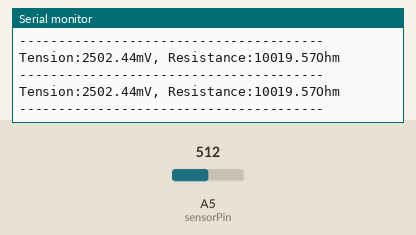
Simulated run of this sketch. Board: Arduino Uno, built with avr-gcc and run on an emulated ATmega328P. On the bench: the last lines printed to the serial monitor. The test bench sets the inputs (shaded band); at power-on: A5 (sensorPin) = 512.

Above: at 1.3 s.
1.4 s: A5 (sensorPin) set to 1023
At 1.89 s:
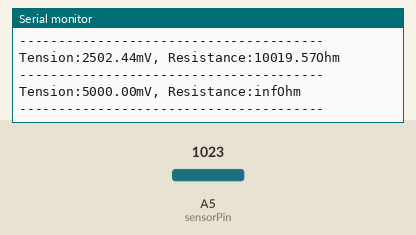
3.5 s: A5 (sensorPin) set to 900
At 3.96 s:
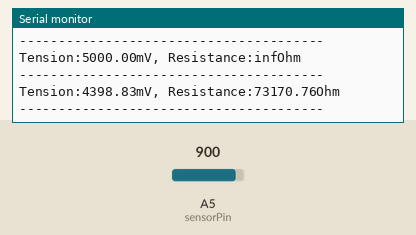

The sketch:

Photoresistortester.ino
```cpp
int sensorPin = A5; // Déclaration de la broche d'entrée

// Sortie série à 9600 bauds
void setup()
{
    Serial.begin(9600);
}

// Le programme mesure la valeur de tension continue aux bornes de la LDR, il calcule la résistance du capteur <br />// et envoie le résultat vers la sortie série.

void loop()
{
        // La valeur de la tension est mesurée
    int rawValue = analogRead(sensorPin);
        float voltage = rawValue * (5.0/1023) * 1000;

        float resitance = 10000 * ( voltage / ( 5000.0 - voltage) );

    // Sortie vers l'interface série
    Serial.print("Tension:");   Serial.print(voltage); Serial.print("mV");
    Serial.print(", Resistance:"); Serial.print(resitance); Serial.println("Ohm");
    Serial.println("---------------------------------------");

    delay(500);
}
```

Measured:
- after the input at 1.4 s, the serial monitor: prints a new line after 0.16 s (image 1)
- after the input at 3.5 s, the serial monitor: prints a new line after 0.12 s (image 2)
